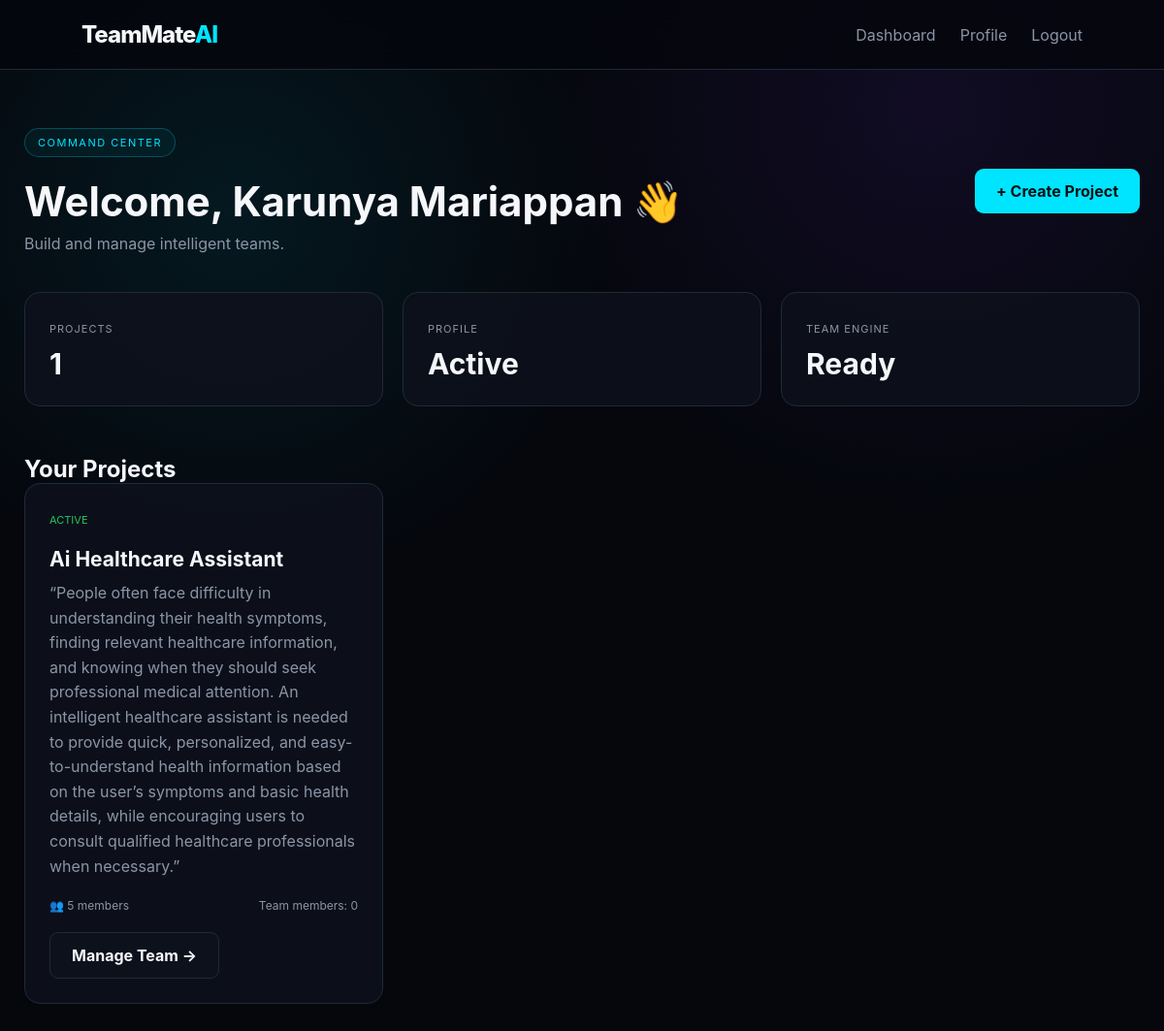
/dashboard (signed in), run on the app's committed database.
### tables this page shows
CREATE TABLE users (
            id INTEGER PRIMARY KEY AUTOINCREMENT,
            name TEXT NOT NULL,
            email TEXT NOT NULL UNIQUE,
            password TEXT NOT NULL,
            department TEXT,
            year TEXT,
            bio TEXT,
            availability TEXT DEFAULT 'Available',
            created_at TIMESTAMP DEFAULT CURRENT_TIMESTAMP
        );

CREATE TABLE projects (
            id INTEGER PRIMARY KEY AUTOINCREMENT,
            user_id INTEGER NOT NULL,
            project_name TEXT NOT NULL,
            description TEXT NOT NULL,
            required_members INTEGER NOT NULL,
            skills TEXT NOT NULL,
            created_at TIMESTAMP DEFAULT CURRENT_TIMESTAMP,
            FOREIGN KEY (user_id) REFERENCES users (id)
        );

### app.py (the view, shortened to what this page needs)
@app.route("/dashboard")
def dashboard():
    if "user_id" not in session:
        return redirect(
            url_for("login")
        )
    conn = None
    try:
        conn = get_db()
        user = conn.execute(
            """
            SELECT *
            FROM users
            WHERE id = ?
            """,
            (session["user_id"],)
        ).fetchone()
        if not user:
            session.clear()
            return redirect(
                url_for("login")
            )
        projects = conn.execute(
            """
            SELECT
                p.*,
                (
                    SELECT COUNT(*)
                    FROM teams AS t
                    WHERE t.project_id = p.id
                ) AS member_count
            FROM projects AS p
            WHERE p.user_id = ?
            ORDER BY
                p.created_at DESC,
                p.id DESC
            """,
            (session["user_id"],)
        ).fetchall()
        return render_template(
            "dashboard.html",
            user=user,
            projects=projects
        )
    finally:
        if conn:
            conn.close()

### app.py (called while the page is built)
def get_db():
    conn = sqlite3.connect("teammate_ai.db")
    conn.row_factory = sqlite3.Row
    return conn

### templates/dashboard.html (shortened to what this page needs)
{% extends "base.html" %}
{% block content %}
<div class="dashboard">
    <div class="dashboard-header">
        <div>
            <div class="badge">
                COMMAND CENTER
            </div>
            <h1>
                Welcome,
                {{ user.name }} 👋
            </h1>
            <p>
                Build and manage intelligent teams.
            </p>
        </div>
        <a href="{{ url_for('create_project') }}" class="primary-button">
            + Create Project
        </a>
    </div>
    <div class="stats-grid">
        <div class="stat-card">
            <span>PROJECTS</span>
            <strong>
                {{ projects|length }}
            </strong>
        </div>
        <div class="stat-card">
            <span>PROFILE</span>
            <strong>
                Active
            </strong>
        </div>
        <div class="stat-card">
            <span>TEAM ENGINE</span>
            <strong>
                Ready
            </strong>
        </div>
    </div>
    <section class="section">
        <div class="section-title">
            <h2>
                Your Projects
            </h2>
        </div>
        {% if projects %}
        <div class="project-grid">
            {% for project in projects %}
            <div class="project-card">
                <div class="project-top">
                    <span class="status">
                        ACTIVE
                    </span>
                </div>
                <h3>
                    {{ project.project_name }}
                </h3>
                <p>
                    {{ project.description or "No description available." }}
                </p>
                <div class="project-info">
                    <span>
                        👥
                        {{ project.required_members }}
                        members
                    </span>
                    <span>
                        Team members:
                        {{ project.member_count }}
                    </span>
                </div>
                <a href="{{ url_for('create_team', project_id=project.id) }}" class="secondary-button">
                    Manage Team →
                </a>
            </div>
            {% endfor %}
        </div>
        {% endif %}
    </section>
</div>
{% endblock %}pa

### static/css/style.css (style rules this page uses)
* { margin: 0; padding: 0; box-sizing: border-box; }
:root { --bg: #05070d; --card: #0d111c; --card2: #111827; --text: #f5f7fb; --muted: #8b95a7; --line: #202938; --accent: #00e5ff; --accent2: #7c3aed; --success: #22c55e; --danger: #ef4444; }
body { background: radial-gradient( circle at 20% 20%, rgba(0, 229, 255, 0.08), transparent 30% ), radial-gradient( circle at 80% 10%, rgba(124, 58, 237, 0.10), transparent 30% ), var(--bg); color: var(--text); font-family: Inter, Segoe UI, Arial, sans-serif; min-height: 100vh; }
a { color: inherit; text-decoration: none; }
.badge { display: inline-block; color: var(--accent); border: 1px solid rgba(0, 229, 255, 0.25); background: rgba(0, 229, 255, 0.05); padding: 7px 13px; border-radius: 30px; font-size: 11px; letter-spacing: 1.5px; margin-bottom: 20px; }
.primary-button, .secondary-button { display: inline-block; padding: 13px 22px; border-radius: 9px; font-weight: 700; border: none; cursor: pointer; transition: 0.2s; }
.primary-button { background: var(--accent); color: #001015; }
.secondary-button { border: 1px solid var(--line); color: var(--text); background: var(--card); }
.feature-card, .stat-card, .project-card, .panel, .analysis-card, .candidate-card, .form-card, .auth-card { background: rgba(13, 17, 28, 0.85); border: 1px solid var(--line); border-radius: 16px; }
.dashboard, .page-container, .form-page { max-width: 1250px; margin: auto; padding: 60px 25px; }
.dashboard-header { display: flex; align-items: center; justify-content: space-between; gap: 20px; margin-bottom: 40px; }
.dashboard-header h1 { font-size: 42px; margin-bottom: 8px; }
.dashboard-header p, .page-header p { color: var(--muted); }
.stats-grid { display: grid; grid-template-columns: repeat(3, 1fr); gap: 20px; margin-bottom: 50px; }
.stat-card { padding: 25px; }
.stat-card span { color: var(--muted); font-size: 11px; letter-spacing: 1px; }
.stat-card strong { display: block; font-size: 30px; margin-top: 10px; }
.project-grid { display: grid; grid-template-columns: repeat(3, 1fr); gap: 20px; }
.project-card { padding: 25px; }
.project-card h3 { margin: 20px 0 10px; font-size: 21px; }
.project-card p { color: var(--muted); line-height: 1.6; min-height: 70px; }
.project-info { display: flex; justify-content: space-between; color: var(--muted); font-size: 12px; margin: 20px 0; }
.status { color: var(--success); font-size: 11px; }

### data on the page
users: name "Karunya Mariappan"
projects: project_name "Ai Healthcare Assistant", description "“People often face difficulty in understanding their health symptoms, finding relevant healthcare information, and knowing when they should seek professional medical attention. An intelligent healthcare assistant is needed to provide quick, personalized, and easy-to-understand health information based on the user’s symptoms and basic health details, while encouraging users to consult qualified healthcare professionals when necessary.”", required_members "5", member_count "0"

### other printed values
{{ projects|length }} "1"
